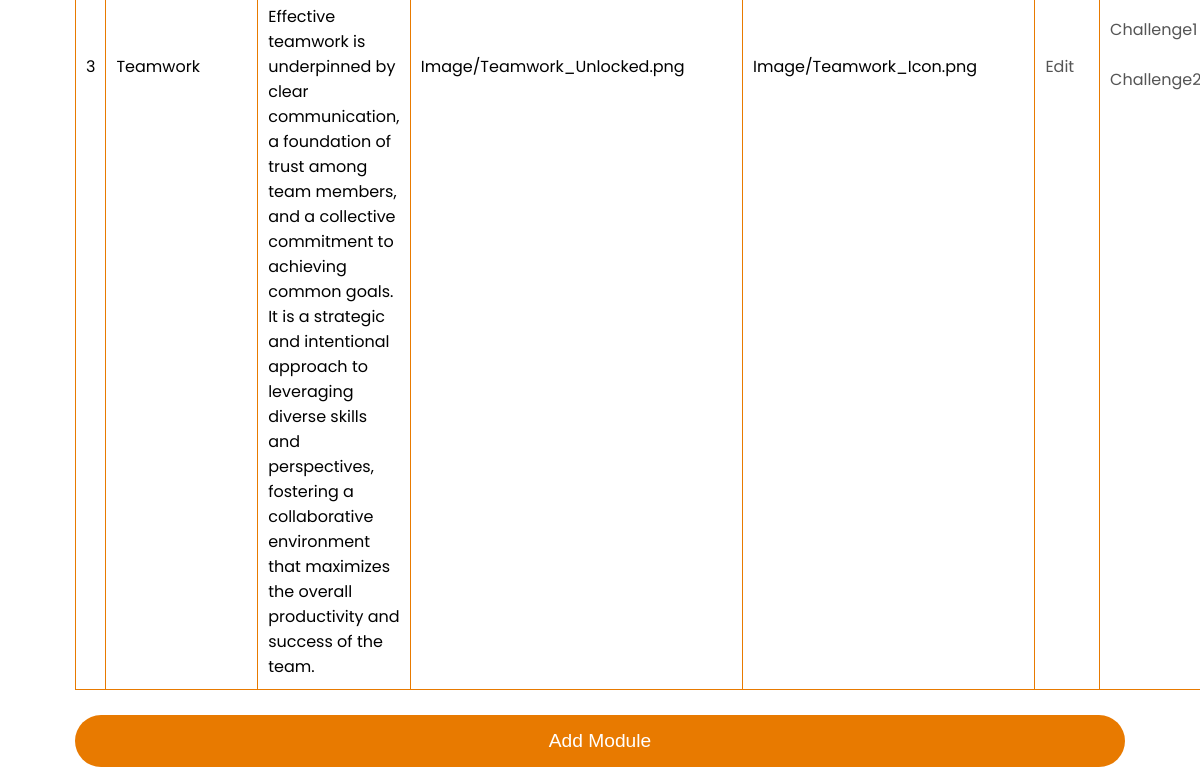
The app's page /Event/Private/module_edit.php (lower part), older data.
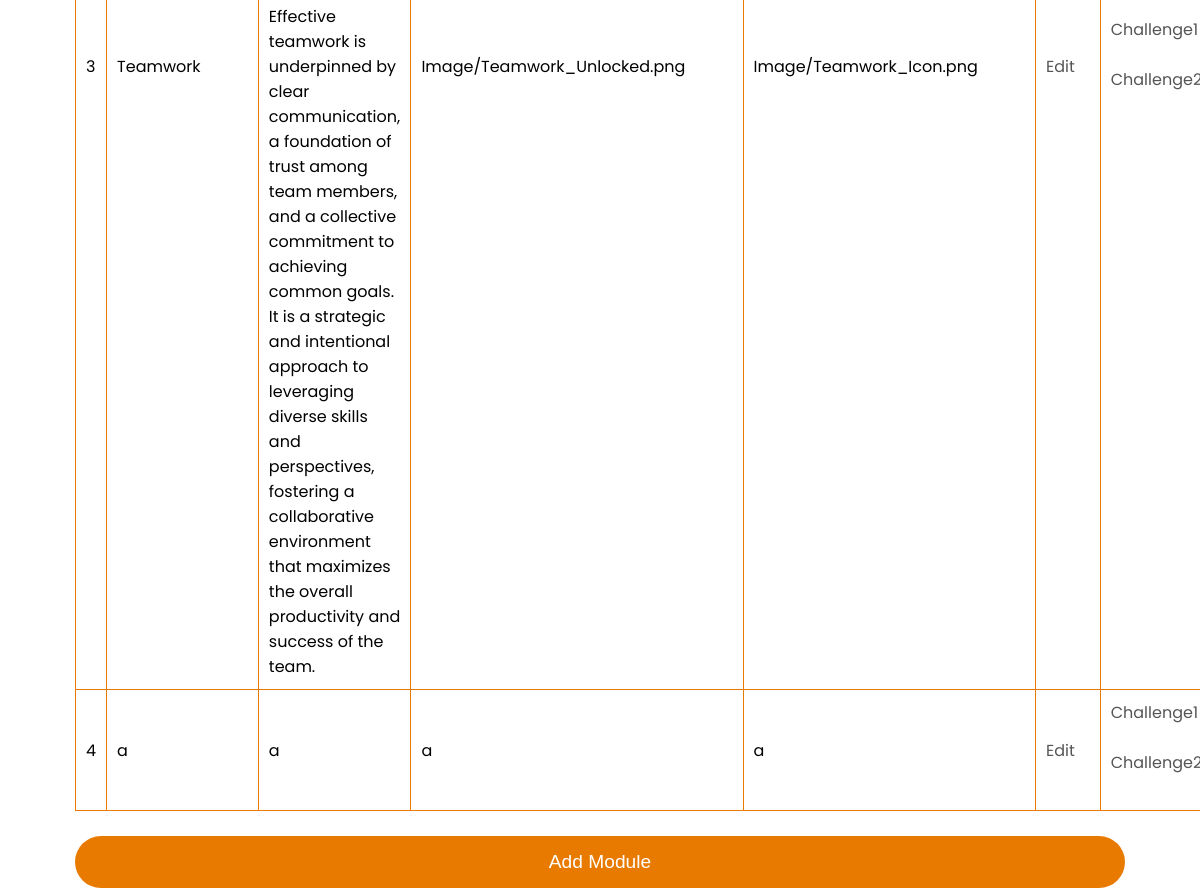
The same page, newer data.
### tables this page shows
CREATE TABLE `soft_skills` (
  `id` int(11) NOT NULL,
  `name` varchar(255) NOT NULL,
  `description` text NOT NULL,
  `badge_path` varchar(255) NOT NULL,
  `image_path` varchar(255) NOT NULL,
  `c1_description` text DEFAULT NULL,
  `question_1` text DEFAULT NULL,
  `option_1_A` varchar(255) DEFAULT NULL,
  `option_1_B` varchar(255) DEFAULT NULL,
  `option_1_C` varchar(255) DEFAULT NULL,
  `option_1_D` varchar(255) DEFAULT NULL,
  `correct_answer_1` varchar(255) DEFAULT NULL,
  `question_2` text DEFAULT NULL,
  `option_2_A` varchar(255) DEFAULT NULL,
  `option_2_B` varchar(255) DEFAULT NULL,
  `option_2_C` varchar(255) DEFAULT NULL,
  `option_2_D` varchar(255) DEFAULT NULL,
  `correct_answer_2` varchar(255) DEFAULT NULL,
  `question_3` text DEFAULT NULL,
  `option_3_A` varchar(255) DEFAULT NULL,
  `option_3_B` varchar(255) DEFAULT NULL,
  `option_3_C` varchar(255) DEFAULT NULL,
  `option_3_D` varchar(255) DEFAULT NULL,
  `correct_answer_3` varchar(255) DEFAULT NULL
);

### Event/Private/module_edit.php (the view, shortened to what this page needs)
<?php
require_once('../Public/db_connect.php');
$softSkillsQuery = "SELECT * FROM soft_skills";
$softSkillsResult = $conn->query($softSkillsQuery);
?>
<!DOCTYPE html>
<html lang="en">
<head>
    <link rel="stylesheet" href="../Public/public.css">
    <link rel="stylesheet" href="https://stackpath.bootstrapcdn.com/font-awesome/4.7.0/css/font-awesome.min.css">
</head>
<body>
    <div class="page-container">
    <div class="container">
        <section class="hero">
            <div class="container">
                <?php if ($softSkillsResult->num_rows > 0) : ?>
                    <table>
                        <tbody>
                            <?php while ($row = $softSkillsResult->fetch_assoc()) : ?>
                                <tr>
                                    <td><?php echo $row['id']; ?></td>
                                    <td><?php echo $row['name']; ?></td>
                                    <td><?php echo $row['description']; ?></td>
                                    <td><?php echo $row['badge_path']; ?></td>
                                    <td><?php echo $row['image_path']; ?></td>
                                    <td><a class="edit-link" href="edit_module.php?id=<?php echo $row['id']; ?>">Edit</a></td>
                                    <td>
                                        <a class="edit-link" href="edit_c1.php?id=<?php echo $row['id']; ?>">Challenge1</a><br><br>
                                        <a class="edit-link" href="edit_c2.php?id=<?php echo $row['id']; ?>">Challenge2</a><br><br>
                                    </td>
                                </tr>
                            <?php endwhile; ?>
                        </tbody>
                    </table>
                <?php else : ?>
                    <p>No soft skills available.</p>
                <?php endif; ?>
                <a href="module_add.php"><button class="btn"> Add Module </button></a>
            </div>
        </section>
    </div>
    </div>
</body>
</html>

Row changes from the older to the newer data that the page shows:
added soft_skills: id "4", name "a", description "a", badge_path "a", image_path "a"
